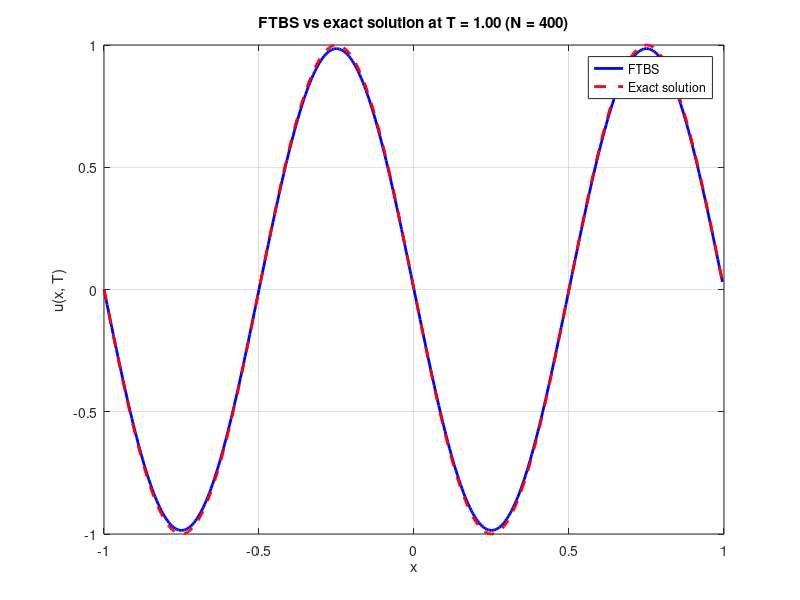
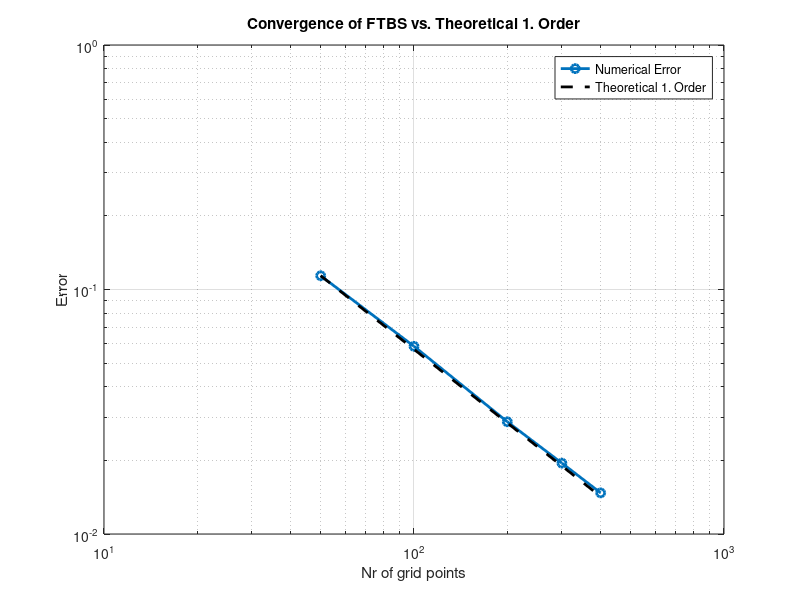
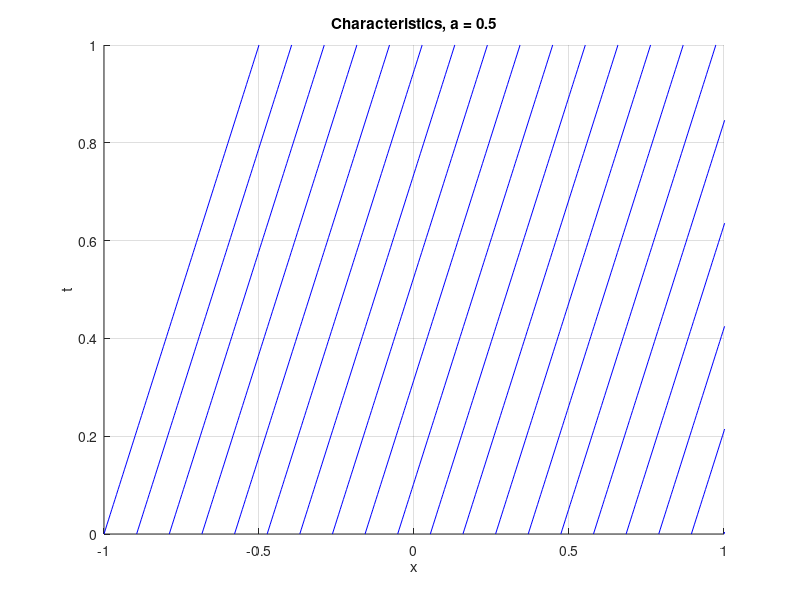

MATLAB code for these plots, in order:
a = 0.5;                 
L = 2;                   
T = 1;                  

grid_points = [50, 100, 200, 300, 400]; 
errors = zeros(size(grid_points));


for idx = 1:length(grid_points)
    N = grid_points(idx);
    dx = L / N;
    x = linspace(-1, 1, N+1); 
    x(end) = [];              

    
    atx = 0.7;                  
    dt = atx * dx / a;
    Nt = round(T/dt);         
    dt = T / Nt;              

    
    u = sin(2*pi*x);


    for n = 1:Nt
        u_previous = [u(end), u(1:end-1)]; 
        u = u - (a*dt/dx) * (u - u_previous);
    end

    u_exact = sin(2*pi*(x - a*T));

    if idx == length(grid_points)
        figure;
        plot(x, u, 'b-', 'LineWidth', 2); hold on;
        plot(x, u_exact, 'r--', 'LineWidth', 2);
        legend('FTBS', 'Exact solution');
        xlabel('x'); ylabel('u(x, T)');
        title(sprintf('FTBS vs exact solution at T = %.2f (N = %d)', T, N));
        grid on;
    end

    % u_exact is continuous function
    errors(idx) = sqrt(sum((u - u_exact).^2) * dx);
end



figure;
loglog(grid_points, errors, '-o', 'LineWidth', 2); hold on;


grid_ref = grid_points(1);         
error_ref = errors(1);          
theoretical = error_ref * (grid_ref ./ grid_points);  

loglog(grid_points, theoretical, 'k--', 'LineWidth', 2);  

legend('Numerical Error', 'Theoretical 1. Order');
xlabel('Nr of grid points');
ylabel('Error');
title('Convergence of FTBS vs. Theoretical 1. Order');
grid on;




a = 0.5;                              
x0_values = linspace(-1, 1, 20);        
t_values = linspace(0, 1, 100);         

figure;
hold on;
for i = 1:length(x0_values)
    x_char = x0_values(i) + a * t_values; 
    plot(x_char, t_values, 'b');
end
xlabel('x');
ylabel('t');
title(sprintf('Characteristics, a = %.1f', a));
axis([-1 1 0 1]);
grid on;